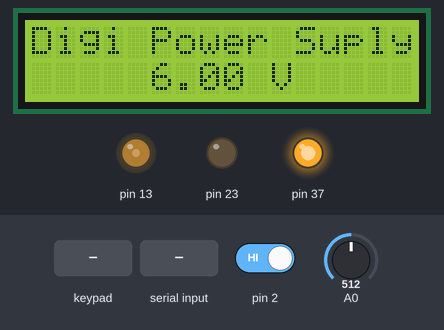
Simulated run of this sketch. Board: Arduino Mega 2560, built with avr-gcc and run on an emulated ATmega2560. On the bench: 16×2 character LCD, output pins drawn as LEDs (lit = HIGH). The inputs (shaded band) are chosen by the test bench; at power-on: pin 2 HIGH, A0 = 512. What the sketch prints to the serial monitor is not drawn.

Above: at 2.2 s.
2.3 s: pin 2 driven LOW
At 3.3 s:
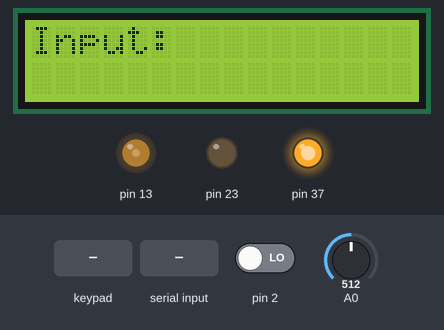
3.8 s: keypad keys 5 3 5 1 4 9 4 7 # pressed 0.4 s apart
At 8.5 s:
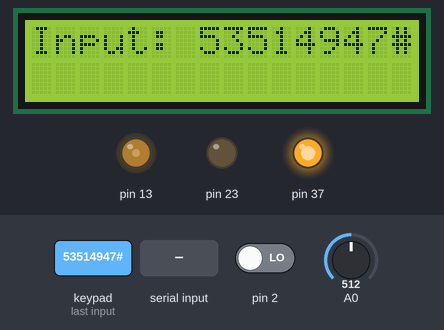
8.9 s: key 'B' pressed
At 9.3 s:
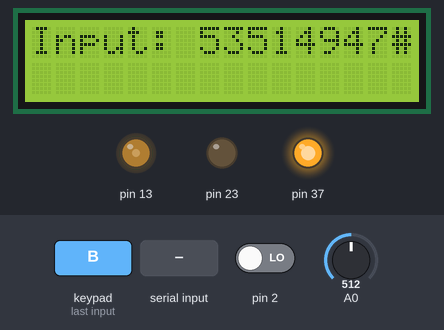
10.5 s: key 'C' pressed
At 11.0 s:
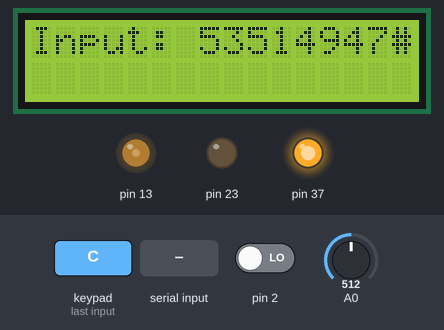
12.1 s: key 'V' pressed
At 12.6 s:
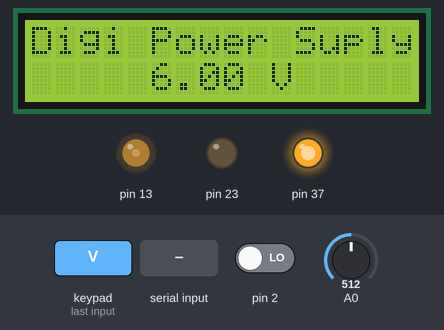
15.1 s: "5\n" received over Serial
At 18.1 s:
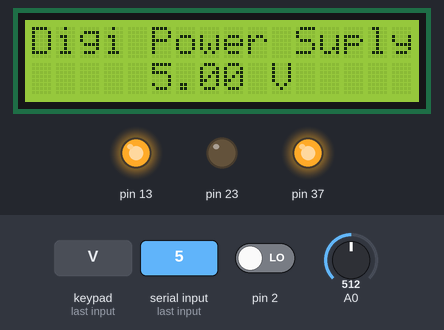
Timing chart, 0 to 51.6 s (numbered marks = the images above; inputs shaded):
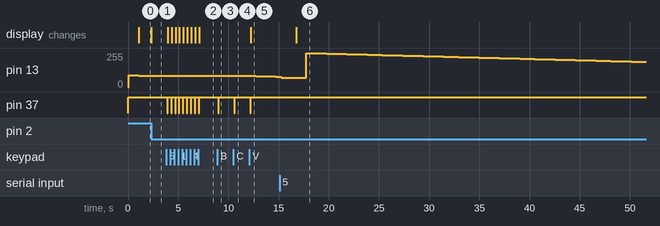

The sketch:

ditial-power-supply-firmware.ino
```cpp
#include <LiquidCrystal.h>

#include <Keypad.h>


float incomingByte = 6;

float vol=6;

String s="";

char b=0;

volatile  char key;

volatile int count=0;

bool keyInput=false,c=0;

float keyInputNum=0;


// initialize the library with the numbers of the interface pins

LiquidCrystal lcd(25, 27, 29, 31, 33, 35);


const byte ROWS = 4; // Four rows

const byte COLS = 4; // Three columns

// Define the Keymap

char keys[ROWS][COLS] = {

{'1','2','3','V'},

{'4','5','6','B'},

{'7','8','9','C'},

{'.','0','#','D'}

};

// Connect keypad ROW0, ROW1, ROW2 and ROW3 to these Arduino pins.

byte rowPins[ROWS] = {53,51, 49, 47 };

// Connect keypad COL0, COL1 and COL2 to these Arduino pins.

byte colPins[COLS] = { 45, 43, 41,39 };


// Create the Keypad

Keypad kpd = Keypad( makeKeymap(keys), rowPins, colPins, ROWS, COLS );


void setup() {

Serial.begin(9600); // set up Serial library at 9600 bps

pinMode(23, OUTPUT);

digitalWrite(23, LOW);


//buzzer pin

pinMode(37, OUTPUT);

digitalWrite(37, HIGH);


pinMode(A0, INPUT);


// set up the LCD's number of columns and rows:

lcd.begin(16, 2);

// Print a message to the LCD.


//interrupt

pinMode(2, INPUT);

attachInterrupt(0, keypad, FALLING);


setVoltage();

}


void loop() {


if(!keyInput){

lcd.clear();


lcd.setCursor(0,0);

lcd.print("Digi Power Suply");


lcd.setCursor(5,1);

lcd.print(vol);

lcd.print(" V");


if (Serial.available() > 0) {

// read the incoming byte:

incomingByte = Serial.parseFloat();

if(incomingByte>=1.3 && incomingByte<=12){

vol=incomingByte;

Serial.print(vol);

//Serial.println(incomingByte, DEC);

setVoltage();

}//end inner if

}

int x = analogRead(A0);

float v=x*0.00488758*4.83;

if(v-vol>0){

if(incomingByte-1>=0)

incomingByte--;

else

incomingByte=255;

}

else if(v-vol<0){

if(incomingByte+1<=255)

incomingByte++;

else

incomingByte=0;

}

analogWrite(13, incomingByte);

//bounce back to serial, the voltage value

delay(500);

}//end if

//hardware keypad processing

else{

char cursorCount=7;

String s="";

key='t';

while(key!='V'){

key = kpd.getKey();

delay(50);

if(key)  // Check for a valid key.

{

digitalWrite(37, LOW);

delay(50);

s+=key;

lcd.setCursor(cursorCount++,0);

lcd.print(key);

digitalWrite(37, HIGH);

}

}//end while

keyInputNum=StrToFloat(s);

if(keyInputNum>=1.3 && keyInputNum<=12){

incomingByte=keyInputNum;

vol=incomingByte;

Serial.print(vol);

setVoltage();

}//end inner if

keyInput=false;

}//end else

}


void keypad(){

digitalWrite(37, LOW);

lcd.clear();

lcd.setCursor(0,0);

lcd.print("Input:");


keyInput=true;


delay(70);

digitalWrite(37, HIGH);

}


void setVoltage(){

vol=incomingByte;

                incomingByte-=1.18;

incomingByte/=2.8;

                incomingByte*=100;

incomingByte/=5;

incomingByte*=255;

incomingByte=incomingByte/100;

analogWrite(13, incomingByte);

delay(1000);

}


float StrToFloat(String str){

char carray[str.length() + 1]; //determine size of the array

str.toCharArray(carray, sizeof(carray)); //put str into an array

return atof(carray);

}
```

Measured:
- after the input at 2.3 s, pin 13: stays 84/255 (without the input it goes to 83/255 after 0.29 s); the display: changes at once (image 1)
- after the input at 3.8 s, pin 37: alternates HIGH for 0.35 s and LOW for 0.05 s, 18 changes in all, then stays HIGH, starting after 0.09 s; the display: first changes after 0.14 s (image 2 shows a later state)
- after the input at 8.9 s, pin 37: HIGH → LOW after 0.08 s, → HIGH 0.05 s later
- after the input at 10.5 s, pin 37: HIGH → LOW after 0.09 s, → HIGH 0.05 s later
- after the input at 12.1 s, pin 13: moves from 84/255 to 78/255 over 2.5 s, starting after 0.11 s; pin 37: HIGH → LOW after 0.05 s, → HIGH 0.05 s later; the display: changes after 0.11 s (image 5)
- after the input at 15.1 s, the display: changes after 1.7 s (image 6)
